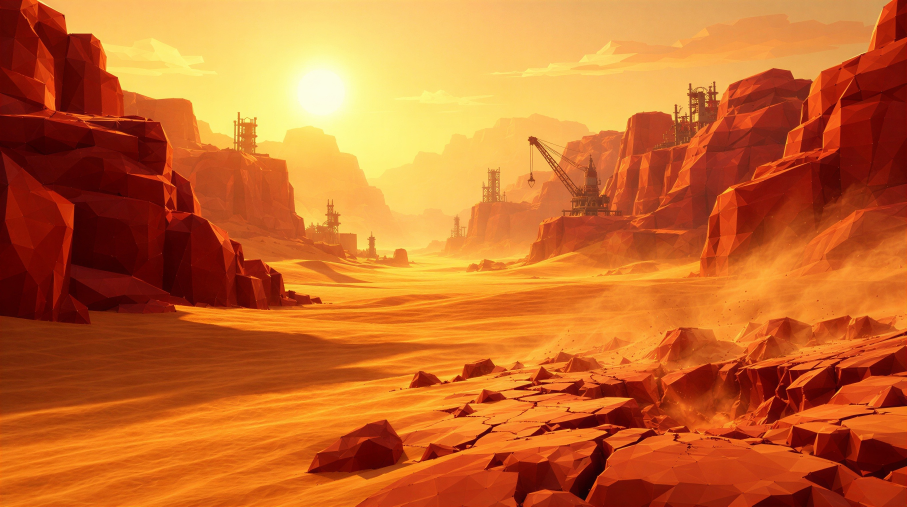
#> input picture work/capsules-v1/plates_used/up_04_desert_gpt_0_0.jpg, 2720 x 1520 px (shown at 1/3 size)
$ python c04.py
#> lines starting #> are read from the running program, lines starting #| are printed output that depends on the picture
### work/capsules-v1/compose.py
"""Capsule compositor: AI background plates + REAL in-engine character pixels + hand-made FX.

Characters are never regenerated. Each layer is the original Unreal render cut out of the gray base,
so what ships on Steam is the actual game model. Only backgrounds and Axie (missing from the base)
come from image models.
"""
import math
import numpy as np
from PIL import Image, ImageFilter, ImageDraw, ImageFont, ImageEnhance

W, H = 2464, 1412  # 2x the Steam main capsule (1232x706)
ROOT = __file__.rsplit("/", 1)[0]

# Belt-thruster nozzles in each layer's native pixels: (x, y, angle_deg). 180 = straight back (left).
THRUSTERS = {
    # rear end of the striped side-belt jetpack cylinder, pointing backward along its axis
    "cappy": [(398, 452, 186)],
    "moody": [(203, 170, 178)],
    "jim": [(140, 80, 170)],
    "axie": [(985, 535, 188)],
}


def load(path):
#> called with path = 'plates_used/up_04_desert_gpt_0_0.jpg'
    return Image.open(path).convert("RGBA")


HD_K = 5760 / 2560  # H_ layers are cut from the full-res render


def layer(name):
    import os
    p = f"{ROOT}/layers/H_{name}.png"
    if os.path.exists(p): return load(p), HD_K
    return load(f"{ROOT}/layers/L_{name}.png"), 1.0


def debar(img, thr=10):
    """Crop black letterbox bars some image models add."""
#> called with thr = 10
    a = np.asarray(img.convert("L")).astype(np.float32)
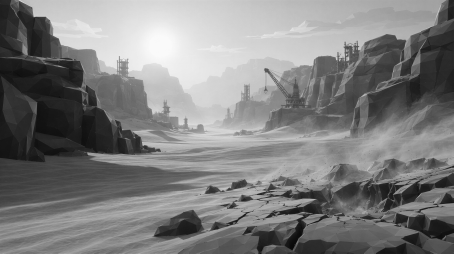
#> a: shape (1520, 2720) float32 (shown at 1/6 size); min 4, max 252, mean 126.7
    rows = a.mean(1); top = 0; bot = len(rows)
#> after `rows = a.mean(1)`: rows = 1520 values, max 185.1 at index 1, min 89.12 at index 1517, mean 126.7
#> after `bot = len(rows)`: bot = 1520
    while top < len(rows) // 4 and rows[top] < thr: top += 1
#> this loop made 0 passes
#> after the loop, top = 0
    while bot > len(rows) * 3 // 4 and rows[bot - 1] < thr: bot -= 1
#> after the loop, bot = 1520
    return img.crop((0, top, img.width, bot))
#> returned value is the input picture: PIL image 2720x1520 RGB; mean R, G, B 199, 106.1, 43.1


def cover(img, focus=(0.5, 0.5)):
    img = debar(img.convert("RGB"))
    s = max(W / img.width, H / img.height)
    img = img.resize((round(img.width * s), round(img.height * s)), Image.LANCZOS)
    x = round((img.width - W) * focus[0]); y = round((img.height - H) * focus[1])
    return img.crop((x, y, x + W, y + H)).convert("RGBA")
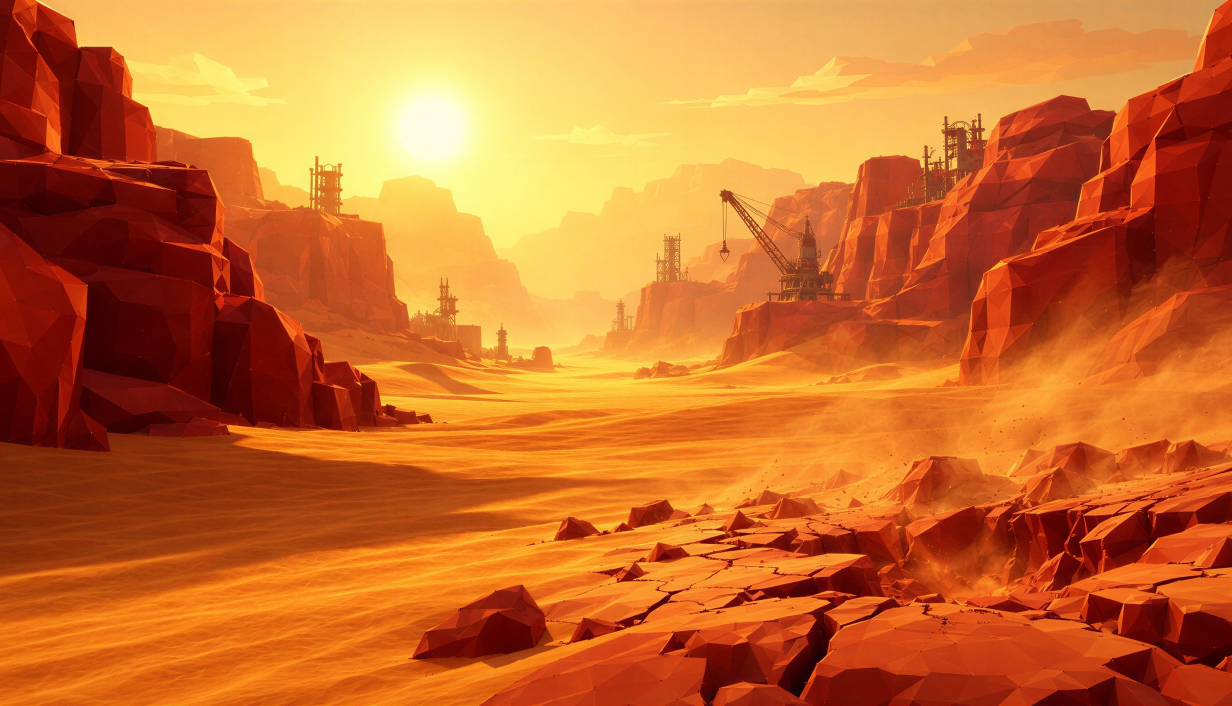
#> returned value: PIL image 2464x1412 RGBA (shown at 1/2 size); mean R, G, B, A 200.5, 107.9, 44, 255


def arr(im):
    return np.asarray(im).astype(np.float32) / 255.0


def img(a):
    return Image.fromarray((np.clip(a, 0, 1) * 255).astype(np.uint8), "RGBA")


def blur_a(alpha, r):
    return np.asarray(Image.fromarray((alpha * 255).astype(np.uint8)).filter(ImageFilter.GaussianBlur(r))).astype(np.float32) / 255.0


class Comp:
    def __init__(self, plate, focus=(0.5, 0.5)):
        self.canvas = cover(load(plate), focus) if isinstance(plate, str) else plate.convert("RGBA").resize((W, H))
        self.fx_over = []  # things drawn after all layers

    # ---------- placement ----------
    def place(self, name, x, y, scale=1.0, flip=False, match=0.15, wrap=0.35, rim=None,
              shadow=None, trail=None, flames=False, flame_len=1.0, flame_w=1.0, opacity=1.0, bright=1.0, sat=1.0, src=None):
        L, k = (src, 1.0) if src is not None else layer(name)
        if flip: L = L.transpose(Image.FLIP_LEFT_RIGHT)
        L = L.resize((max(1, round(L.width * scale / k)), max(1, round(L.height * scale / k))), Image.LANCZOS)
        if bright != 1.0 or sat != 1.0:
            rgb = L.convert("RGB"); a_ = L.getchannel("A")
            rgb = ImageEnhance.Brightness(rgb).enhance(bright); rgb = ImageEnhance.Color(rgb).enhance(sat)
            L = rgb.convert("RGBA"); L.putalpha(a_)
        x, y = round(x), round(y)
        bg = self.canvas
        # region of canvas under the layer (clipped)
        box = (max(0, x), max(0, y), min(W, x + L.width), min(H, y + L.height))
        if box[2] <= box[0] or box[3] <= box[1]: return
        Lc = L.crop((box[0] - x, box[1] - y, box[2] - x, box[3] - y))
        la = arr(Lc); alpha = la[..., 3:4]
        under = arr(bg.crop(box))[..., :3]
        # trail (motion streak behind the character)
        if trail:
            self._trail(L, x, y, **trail)
            bg = self.canvas; under = arr(bg.crop(box))[..., :3]
        if shadow:
            self._shadow(L, x, y, **shadow)
            bg = self.canvas; under = arr(bg.crop(box))[..., :3]
        rgb = la[..., :3]
        # 1) colour match: tint toward the plate's ambient colour, keep luminance
        if match:
            bgblur = arr(bg.filter(ImageFilter.GaussianBlur(120)).crop(box))[..., :3]
            amb = (bgblur * alpha).sum((0, 1)) / max(alpha.sum(), 1)
            tint = amb / max(amb.mean(), 1e-3)
            rgb = rgb * (1 - match + match * tint)
        # 2) light wrap: blurred background bleeding onto the silhouette edges
        if wrap:
            a2 = alpha[..., 0]
            edge = np.clip(a2 - blur_a(a2, 10), 0, 1)[..., None] * 2.2
            bgsoft = arr(bg.filter(ImageFilter.GaussianBlur(25)).crop(box))[..., :3]
            rgb = rgb + (1 - rgb) * bgsoft * np.clip(edge * wrap, 0, 1)
        # 3) rim light from a direction
        if rim:
            col = np.array(rim.get("color", (255, 240, 200)), np.float32) / 255
            dx, dy = rim.get("dir", (-1, -1)); k = rim.get("width", 6)
            a2 = alpha[..., 0]
            sh = np.roll(np.roll(a2, int(-dx * k), 1), int(-dy * k), 0)
            rimm = np.clip(a2 - sh, 0, 1)
            rimm = blur_a(rimm, rim.get("soft", 3)) * a2
            rgb = rgb + (1 - rgb) * col * (rimm[..., None] * rim.get("strength", 0.8))
        out = np.concatenate([np.clip(rgb, 0, 1), alpha * opacity], -1)
        self.canvas.alpha_composite(img(out), (box[0], box[1]))
        if flames and name in THRUSTERS:
            for (fx, fy, ang) in THRUSTERS[name]:
                if flip: fx, ang = L.width / scale - fx, 180 - ang
                self.flame(x + fx * scale, y + fy * scale, ang, 190 * scale * flame_len, 50 * scale * flame_w)

    # [133 lines left out: functions _trail, _shadow, screen, flame, glow, logo and 4 more, not called in this run]


# ---------- extra FX helpers ----------
# Prop anchor points in native layer pixels.
PROPS = {
    "moody_disco": (243, 52),   # centre of Moody's disco ball
    "jim_bell": (282, 72),      # Jim's trumpet bell opening
    "cappy_gatling": (722, 28), # tip of Cappy's popcorn gatling
}


# [74 lines left out: functions sparkle, disco_flares, confetti, halftone, anchor, popcorn_burst, not called in this run]


# ---------- hero helpers: every hero carries its signature FX ----------
LW = {"cappy": 1029, "moody": 432, "jim": 293, "axie": 2233}


# [7 lines left out: function cappy, not called in this run]


def moody(c, x, y, s, flip=False, **kw):
    c.place("moody", x, y, scale=s, flip=flip, flames=True, **kw)
    disco_flares(c, *anchor("moody", "moody_disco", x, y, s, flip=flip, lw=LW["moody"]), s)


# [5 lines left out: function jim, not called in this run]


def axie(c, x, y, s, flip=False, **kw):
    c.place("axie", x, y, scale=s, flip=flip, flames=True, **kw)


# ---------- comic lettering + golf shot ----------
FONTS = {"bangers": f"{ROOT}/fonts/Bangers.ttf", "luckiest": f"{ROOT}/fonts/LuckiestGuy.ttf"}


# [69 lines left out: functions sfx, golf_ball_sprite, golf_shot, not called in this run]

### work/capsules-v1/c04.py
from compose import *
# DESERT RUN — the sandworm bursts out of the canyon floor; the squad strafes it at golden hour.
c = Comp("plates_used/up_04_desert_gpt_0_0.jpg", focus=(0.5, 0.6))
SUN = dict(color=(255, 215, 150), dir=(-1, -1), width=8, strength=0.85)
#> (the run stopped early here; a loop or call above may not have finished)

$ run again, with work/capsules-v1/plates_used/01_sunburst_gpt_0.jpg copied over work/capsules-v1/plates_used/up_04_desert_gpt_0_0.jpg
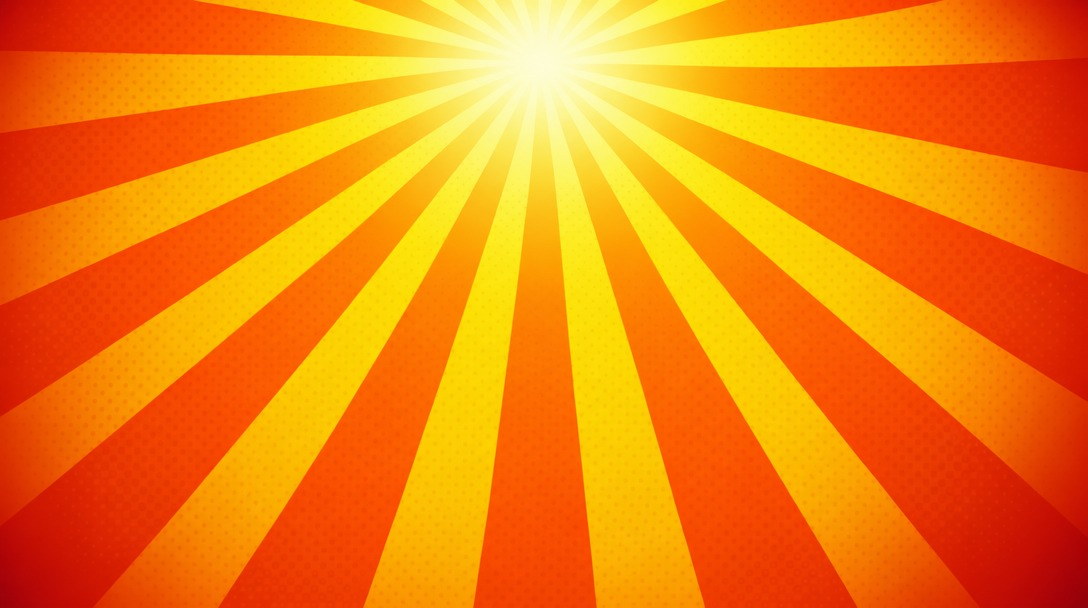
#> input picture work/capsules-v1/plates_used/01_sunburst_gpt_0.jpg, 1088 x 608 px
#> in debar, `a = np.asarray(img.convert("L")).astype(np.float32)`:
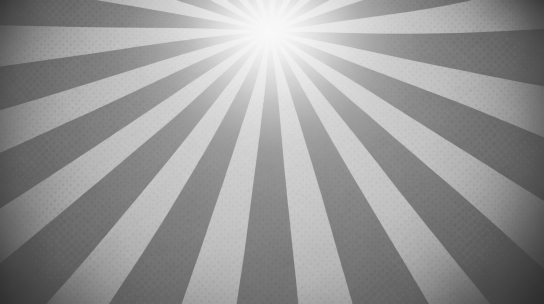
#> a: shape (608, 1088) float32 (shown at 1/2 size); min 46, max 249, mean 150.5
#> rows = 608 values, max 189.1 at index 58, min 107.2 at index 606, mean 150.5
#> in debar, `bot = len(rows)`: bot = 608
#> after the loop in debar, `while top < len(rows) // 4 and rows[top] < thr: top += 1`: top = 0
#> after the loop in debar, `while bot > len(rows) * 3 // 4 and rows[bot - 1] < thr: bot -= 1`: bot = 608
#> in debar, returned value is the input picture: PIL image 1088x608 RGB; mean R, G, B 243.8, 129.8, 12.3
#> in cover, `return img.crop((x, y, x + W, y + H)).convert("RGBA")`:
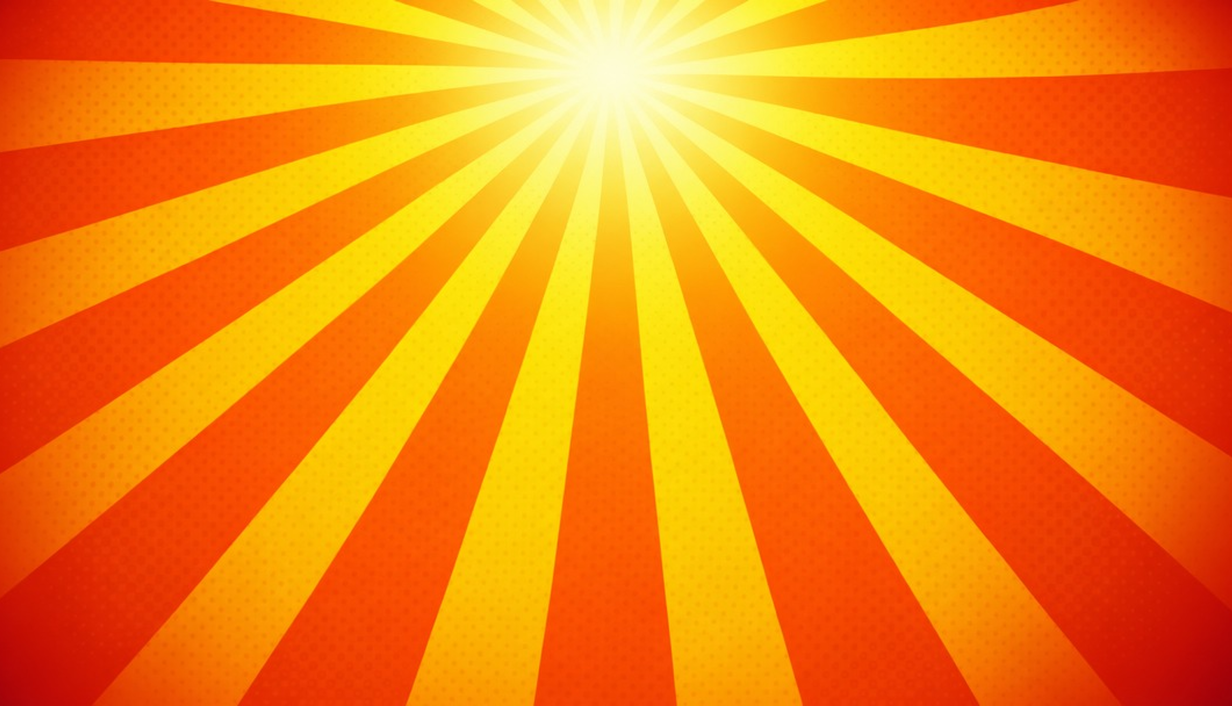
#> returned value: PIL image 2464x1412 RGBA (shown at 1/2 size); mean R, G, B, A 244.7, 132.3, 12.6, 255

$ run again, with work/capsules-v1/plates_used/01_sunburst_nbp_0.jpg copied over work/capsules-v1/plates_used/up_04_desert_gpt_0_0.jpg
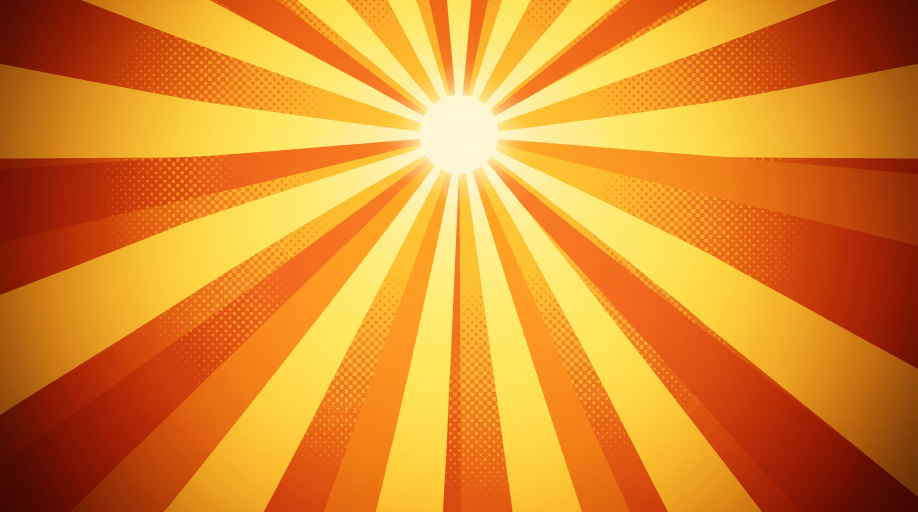
#> input picture work/capsules-v1/plates_used/01_sunburst_nbp_0.jpg, 2752 x 1536 px (shown at 1/3 size)
#> in debar, `a = np.asarray(img.convert("L")).astype(np.float32)`:
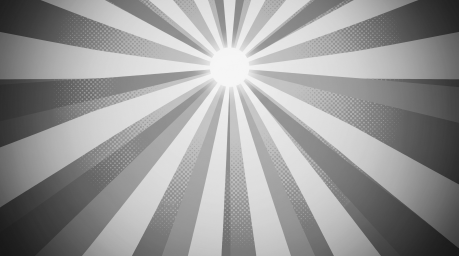
#> a: shape (1536, 2752) float32 (shown at 1/6 size); min 19, max 248, mean 150.9
#> rows = 1536 values, max 200.2 at index 409, min 109.7 at index 1533, mean 150.9
#> in debar, `bot = len(rows)`: bot = 1536
#> after the loop in debar, `while top < len(rows) // 4 and rows[top] < thr: top += 1`: top = 0
#> after the loop in debar, `while bot > len(rows) * 3 // 4 and rows[bot - 1] < thr: bot -= 1`: bot = 1536
#> in debar, returned value is the input picture: PIL image 2752x1536 RGB; mean R, G, B 220.7, 136.2, 43.1
#> in cover, `return img.crop((x, y, x + W, y + H)).convert("RGBA")`:
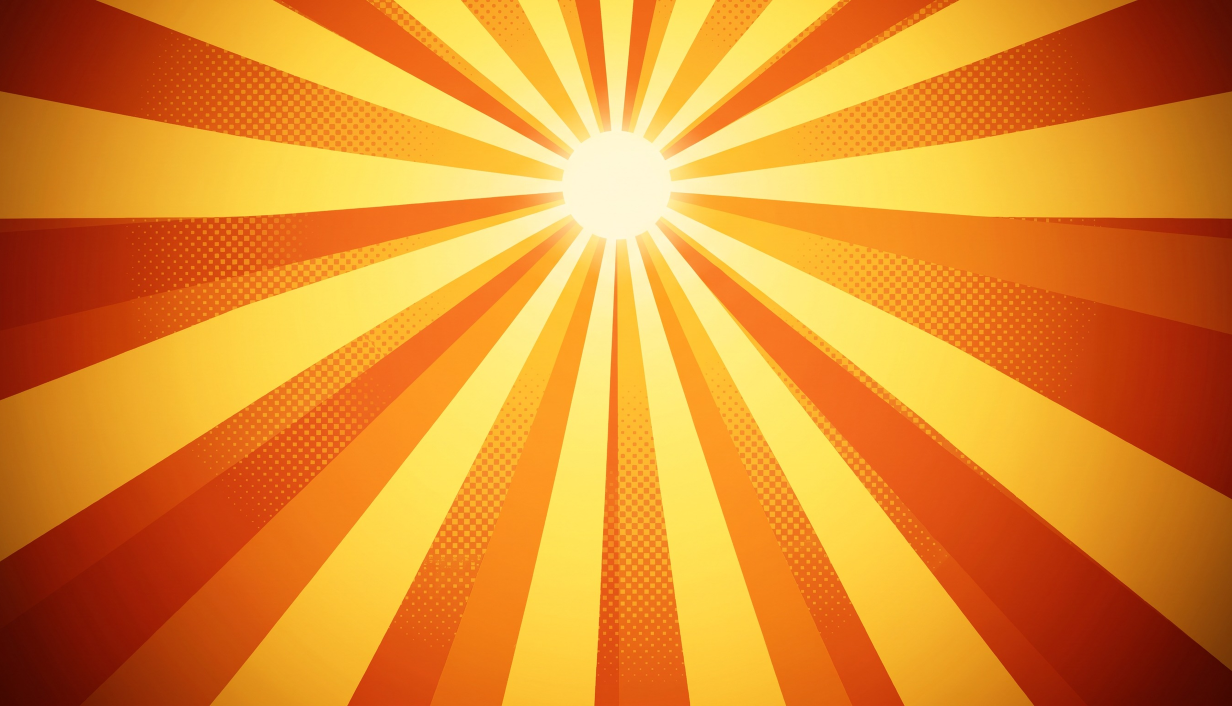
#> returned value: PIL image 2464x1412 RGBA (shown at 1/2 size); mean R, G, B, A 223.2, 138.6, 44, 255
